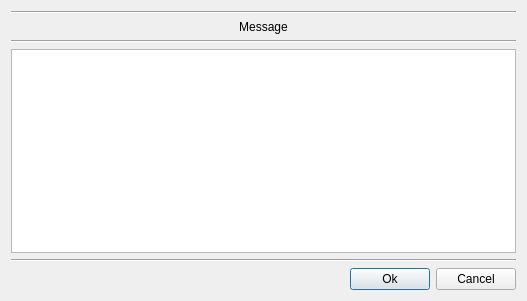
<?xml version="1.0" encoding="UTF-8"?>
<ui version="4.0">
 <class>Dialog</class>
 <widget class="QDialog" name="Dialog">
  <property name="geometry">
   <rect>
    <x>0</x>
    <y>0</y>
    <width>527</width>
    <height>301</height>
   </rect>
  </property>
  <property name="windowTitle">
   <string>Dialog</string>
  </property>
  <layout class="QGridLayout" name="gridLayout">
   <item row="0" column="0">
    <widget class="Line" name="line">
     <property name="orientation">
      <enum>Qt::Horizontal</enum>
     </property>
    </widget>
   </item>
   <item row="1" column="0">
    <widget class="QLabel" name="lMessage">
     <property name="font">
      <font>
       <pointsize>9</pointsize>
      </font>
     </property>
     <property name="layoutDirection">
      <enum>Qt::LeftToRight</enum>
     </property>
     <property name="text">
      <string>Message</string>
     </property>
     <property name="alignment">
      <set>Qt::AlignCenter</set>
     </property>
     <property name="textInteractionFlags">
      <set>Qt::LinksAccessibleByMouse|Qt::TextSelectableByMouse</set>
     </property>
    </widget>
   </item>
   <item row="2" column="0">
    <widget class="Line" name="line_2">
     <property name="orientation">
      <enum>Qt::Horizontal</enum>
     </property>
    </widget>
   </item>
   <item row="5" column="0">
    <layout class="QHBoxLayout" name="horizontalLayout">
     <item>
      <spacer name="horizontalSpacer">
       <property name="orientation">
        <enum>Qt::Horizontal</enum>
       </property>
       <property name="sizeHint" stdset="0">
        <size>
         <width>40</width>
         <height>20</height>
        </size>
       </property>
      </spacer>
     </item>
     <item>
      <widget class="QPushButton" name="bAccept">
       <property name="text">
        <string>Ok</string>
       </property>
      </widget>
     </item>
     <item>
      <widget class="QPushButton" name="bCancel">
       <property name="text">
        <string>Cancel</string>
       </property>
      </widget>
     </item>
    </layout>
   </item>
   <item row="4" column="0">
    <widget class="Line" name="line_3">
     <property name="orientation">
      <enum>Qt::Horizontal</enum>
     </property>
    </widget>
   </item>
   <item row="3" column="0">
    <widget class="QTextEdit" name="teUserText"/>
   </item>
  </layout>
 </widget>
 <resources/>
 <connections/>
</ui>
